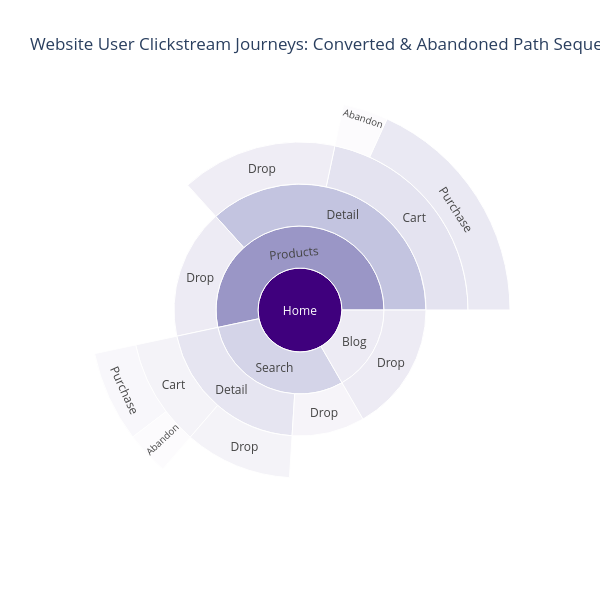

The code cell stored with this chart in its notebook:
### Markdown cell above
## Interactive Sunburst Diagram

Using Plotly, we map the nested user navigation loops. Concentric arcs represent sequential click steps.

### Code cell
fig = go.Figure(go.Sunburst(
    ids=ids,
    labels=[x.split(' - ')[-1] for x in ids], # Show only the final node label
    parents=parents,
    values=values,
    branchvalues='total',
    marker=dict(colorscale='Purples'),
    hoverinfo='label+value+percent parent'
))

fig.update_layout(
    title_text='Website User Clickstream Journeys: Converted & Abandoned Path Sequences',
    width=600,
    height=600,
    template='plotly_white'
)

fig.show()

### Figure 1 — Plotly figure (JSON) as saved in the notebook; plotly's stock layout.template omitted (floating-point values rounded to 4 significant figures)
{"data": [{"branchvalues": "total", "hoverinfo": "label+value+percent parent", "ids": ["Home", "Home - Products", "Home - Search", "Home - Blog", "Products - Detail", "Products - Drop", "Search - Detail", "Search - Drop", "Blog - Drop", "Detail - Cart", "Detail - Drop", "Search Detail - Cart", "Search Detail - Drop", "Cart - Purchase", "Cart - Abandon", "Search Cart - Purchase", "Search Cart - Abandon"], "labels": ["Home", "Products", "Search", "Blog", "Detail", "Drop", "Detail", "Drop", "Drop", "Cart", "Drop", "Cart", "Drop", "Purchase", "Abandon", "Purchase", "Abandon"], "marker": {"colorscale": [[0.0, "rgb(252,251,253)"], [0.125, "rgb(239,237,245)"], [0.25, "rgb(218,218,235)"], [0.375, "rgb(188,189,220)"], [0.5, "rgb(158,154,200)"], [0.625, "rgb(128,125,186)"], [0.75, "rgb(106,81,163)"], [0.875, "rgb(84,39,143)"], [1.0, "rgb(63,0,125)"]]}, "parents": ["", "Home", "Home", "Home", "Home - Products", "Home - Products", "Home - Search", "Home - Search", "Home - Blog", "Products - Detail", "Products - Detail", "Search - Detail", "Search - Detail", "Detail - Cart", "Detail - Cart", "Search Detail - Cart", "Search Detail - Cart"], "values": [3000, 1600, 900, 500, 1100, 500, 620, 280, 500, 650, 450, 310, 310, 546, 104, 210, 100], "type": "sunburst"}], "layout": {"title": {"text": "Website User Clickstream Journeys: Converted & Abandoned Path Sequences"}, "width": 600, "height": 600}}
